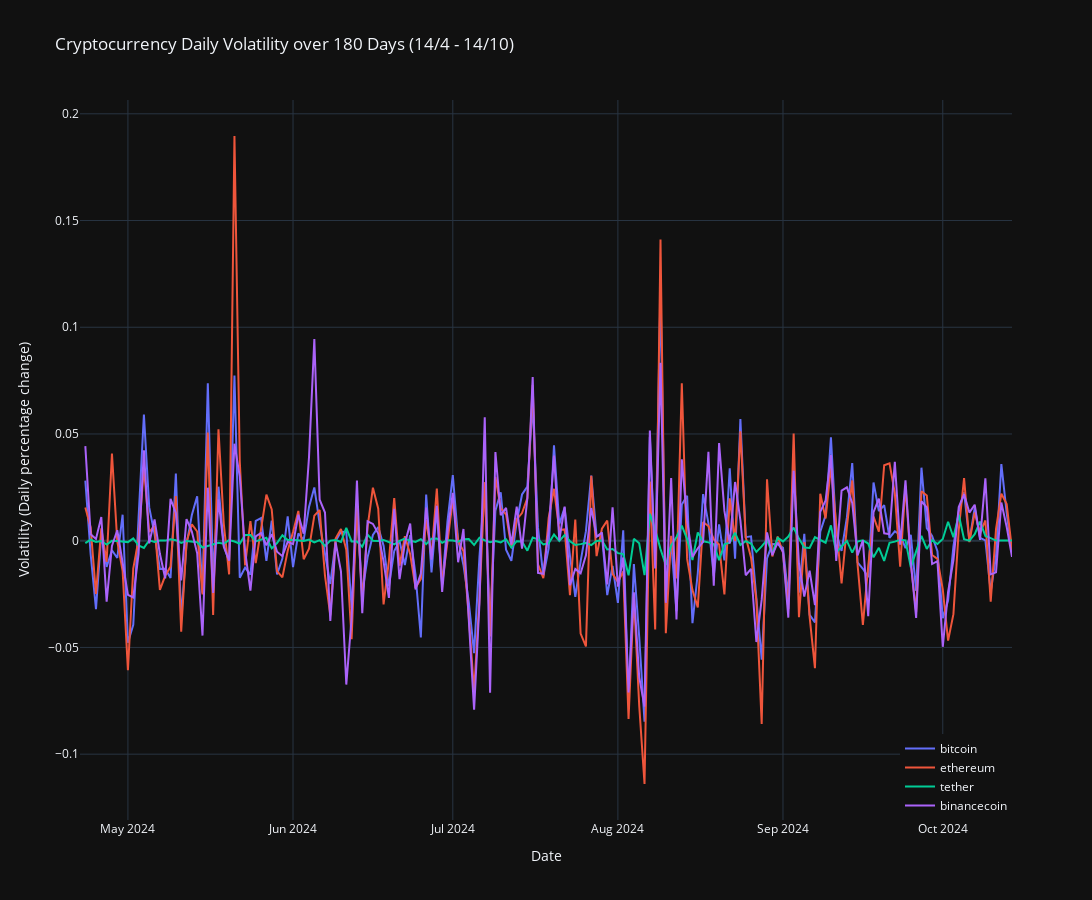

The code cell stored with this chart in its notebook:
### Markdown cell above
**Volatility Analysis**

### Code cell
pivoted_coin['Timestamp'] = pd.to_datetime(pivoted_coin['Timestamp'])
pivoted_coin.set_index('Timestamp', inplace=True)


volatility = pivoted_coin[['bitcoin', 'ethereum', 'tether', 'binancecoin']].pct_change() 

fig = go.Figure()
for coin in ['bitcoin', 'ethereum', 'tether', 'binancecoin']:
    fig.add_trace(go.Scatter(x=volatility.index, y=volatility[coin], mode='lines', name=coin))
    
fig.update_layout(
    title='Cryptocurrency Daily Volatility over 180 Days (14/4 - 14/10)',
    xaxis_title='Date', 
    yaxis_title='Volatility (Daily percentage change)',
    height=900,
    width=1200,
    legend=dict(
        x=1,
        y=0,
        xanchor='right',
        yanchor='bottom'
    ),
    template="plotly_dark" 
)
fig.show()

# fig.write_html('./HTML/volatility_analysis.html')

### Figure 1 — Plotly figure (JSON) as saved in the notebook; plotly's stock layout.template omitted (floating-point values rounded to 4 significant figures; data arrays with more than 128 entries replaced by an {"elided": "..."} marker saying what was removed)
{"data": [{"mode": "lines", "name": "bitcoin", "type": "scatter", "x": {"elided": "176 str values"}, "y": {"elided": "176 float values"}}, {"mode": "lines", "name": "ethereum", "type": "scatter", "x": {"elided": "176 str values"}, "y": {"elided": "176 float values"}}, {"mode": "lines", "name": "tether", "type": "scatter", "x": {"elided": "176 str values"}, "y": {"elided": "176 float values"}}, {"mode": "lines", "name": "binancecoin", "type": "scatter", "x": {"elided": "176 str values"}, "y": {"elided": "176 float values"}}], "layout": {"height": 900, "legend": {"x": 1, "xanchor": "right", "y": 0, "yanchor": "bottom"}, "title": {"text": "Cryptocurrency Daily Volatility over 180 Days (14/4 - 14/10)"}, "width": 1200, "xaxis": {"title": {"text": "Date"}}, "yaxis": {"title": {"text": "Volatility (Daily percentage change)"}}}}
